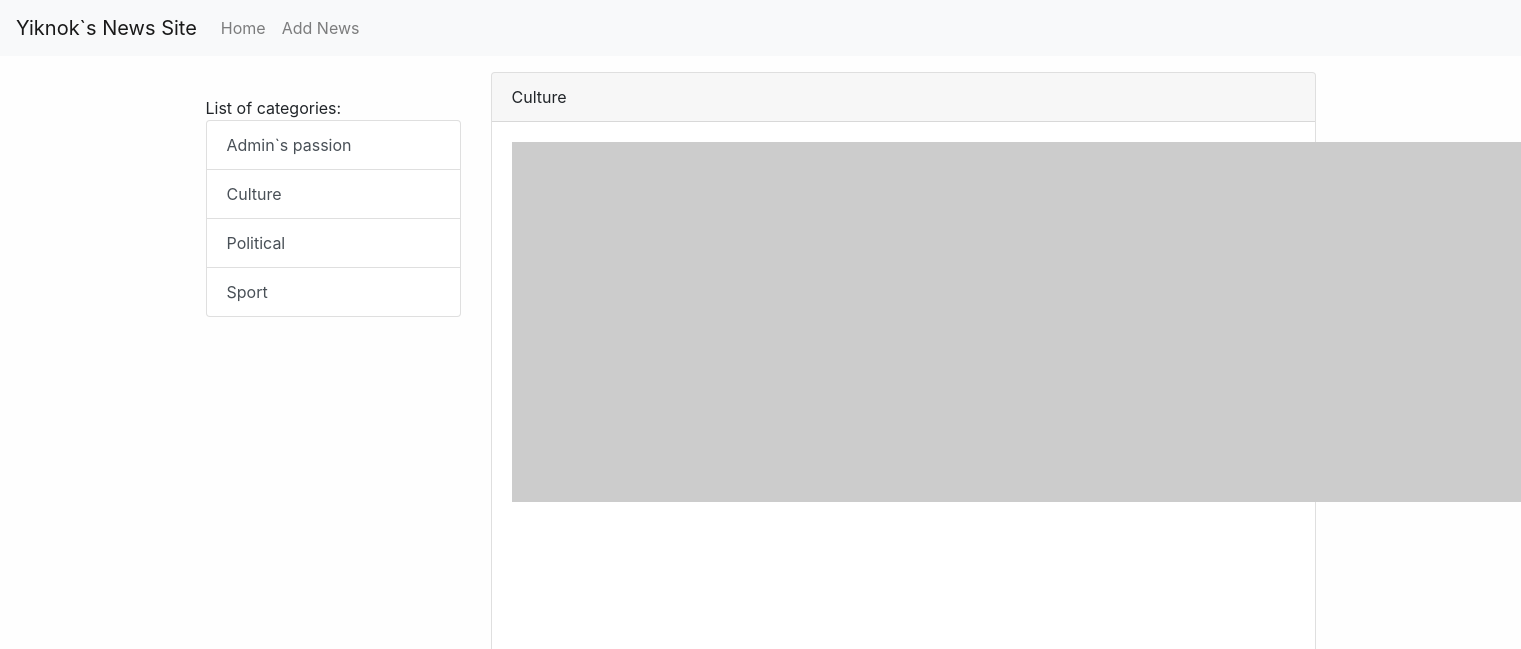
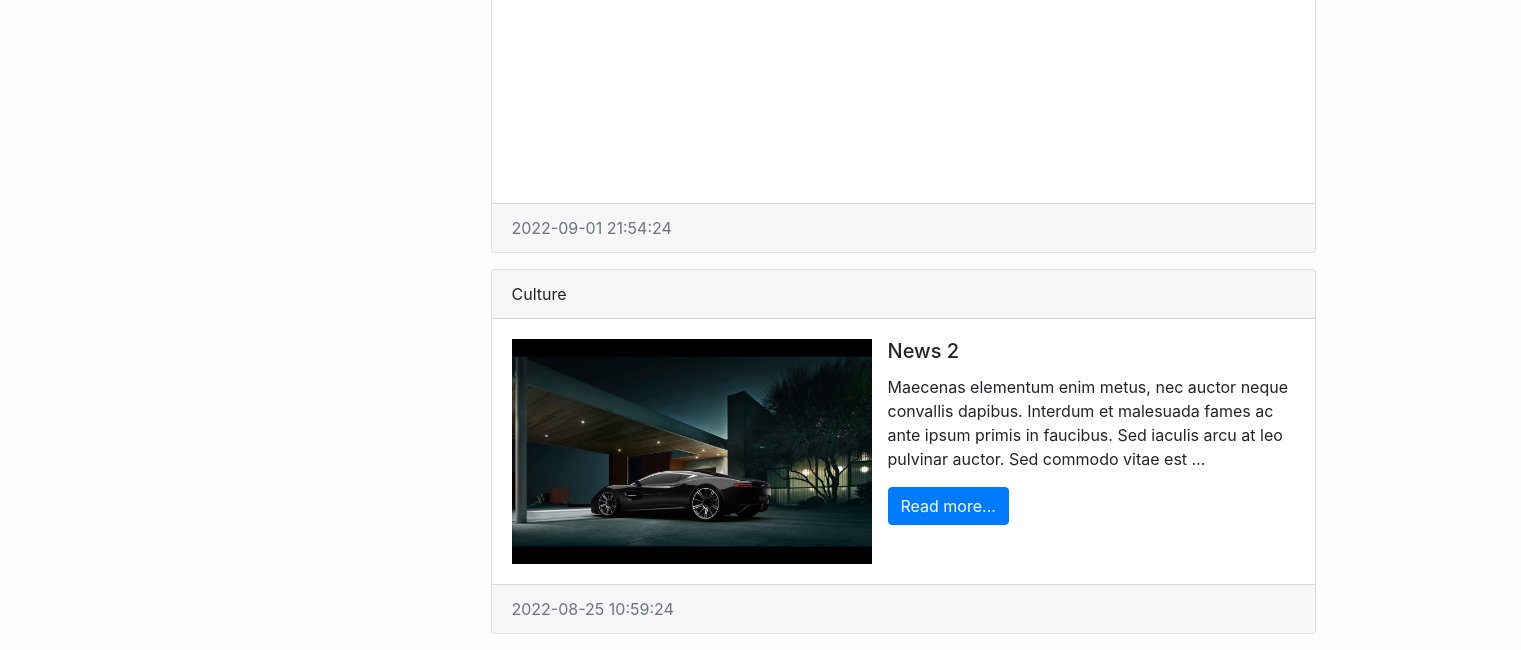
Page /category/3/ on the earlier database version (2 pictures, top to bottom).
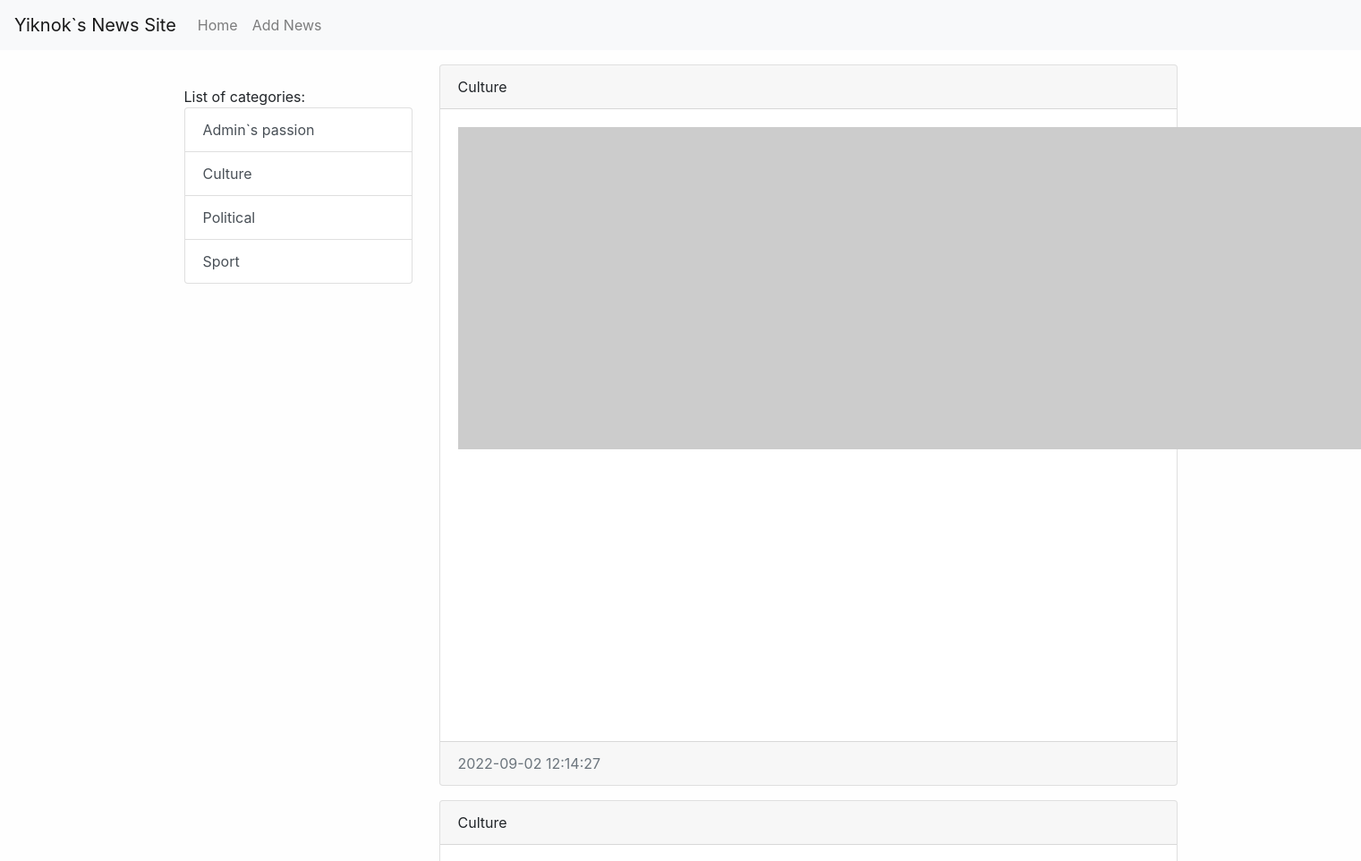
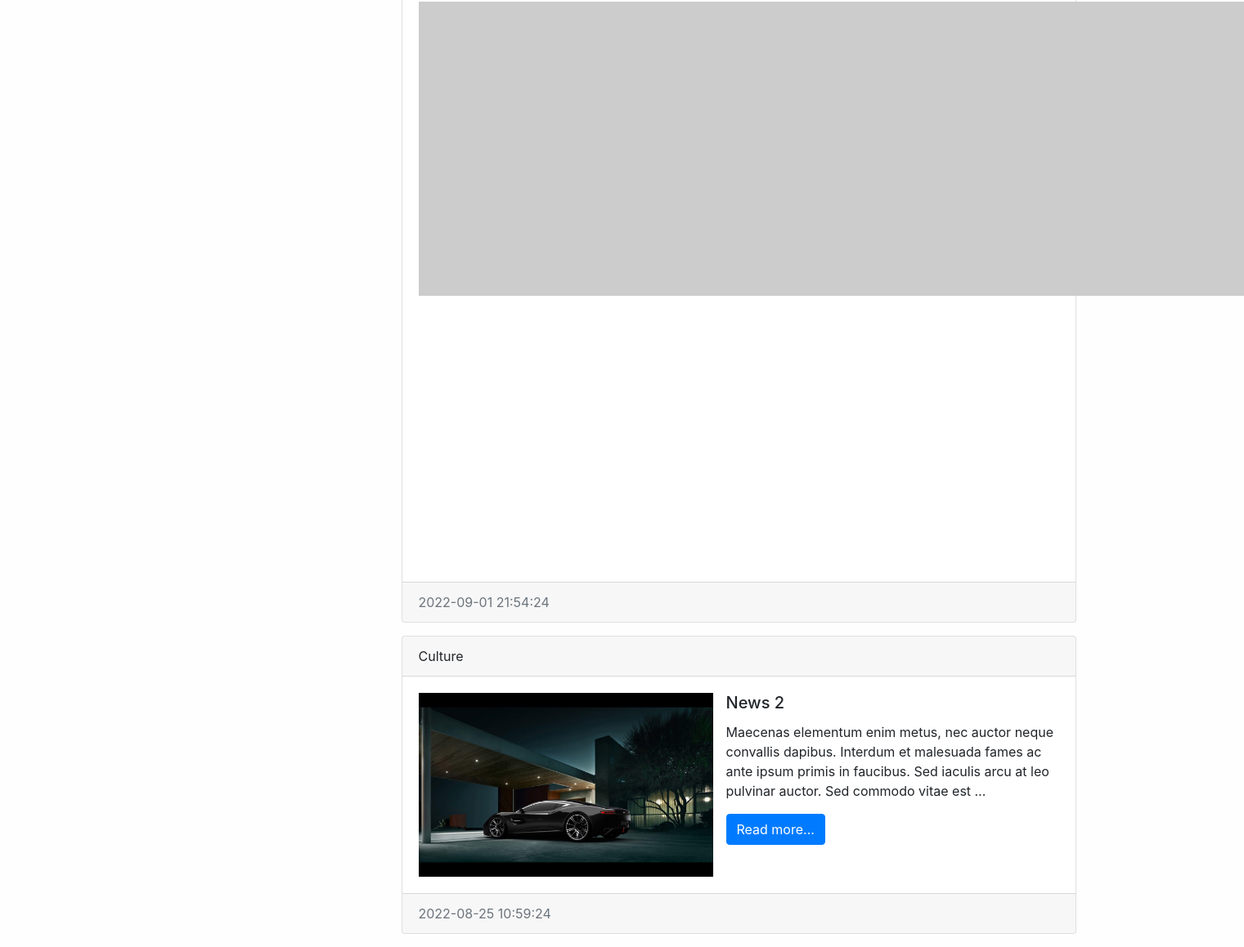
Same page on the later database version (2 pictures, top to bottom).
### news/models.py (models this page shows, shortened)
class Category(models.Model):
    title = models.CharField(max_length=150, db_index=True, verbose_name='Category title')
    def get_absolute_url(self):
        return reverse('category',kwargs={'category_id':self.pk})
    class Meta:
        verbose_name = 'Category'
        verbose_name_plural = 'Categories'
        ordering = ['title']

class News(models.Model):
    title = models.CharField(max_length=150, verbose_name='News Title')
    content = models.TextField(blank=True, verbose_name='News Content')
    created_at = models.DateTimeField(auto_now_add=True, verbose_name='Created At:')
    updated_at = models.DateTimeField(auto_now=True, verbose_name='Last Update:')
    photo = models.ImageField(upload_to='photos/%Y/%m/%d', blank=True, verbose_name='Photo')
    is_published=models.BooleanField(default=True,verbose_name='Published')
    category = models.ForeignKey('Category', on_delete=models.PROTECT, verbose_name='News Category')
    def get_absolute_url(self):
        return reverse('view_news',kwargs={'news_id':self.pk})
    class Meta:
        verbose_name = 'News'
        verbose_name_plural = 'News'
        ordering = ['-created_at']

### news/views.py (the view)
# urls.py: path('category/<int:category_id>/', get_category, name='category'),
def get_category(request, category_id):
    news = News.objects.filter(category_id=category_id)
    category = Category.objects.get(pk=category_id)
    return render(request, 'news/category.html', {'news': news, 'category': category})

### news/templatetags/news_tags.py (called while the page is built)
@register.simple_tag()
def get_categories():
    return Category.objects.all()

@register.inclusion_tag('news/list_categories.html')
def show_categories(arg1,arg2):
    categories=Category.objects.all()
    return {'categories':categories,'arg1':arg1,'arg2':arg2}

### news/templates/news/category.html (shortened to what this page needs)
{%extends 'base.html'%}
{%block sidebar%}
{%include 'inc/_sidebar.html'%}
{%endblock%}
{%block content%}
{% for item in news%}
<div class="card mb-3">
    <div class="card-header">
        {{item.category.title}}
    </div>
    <div class="card-body">
        <div class="media">
            {%if item.photo%}
            <img src="{{item.photo.url}}" width="360" class="mr-3">
            {%else%}
            <img src="https://picsum.photos/id/1060/360/205?blur=2" class="mr-3">
            {%endif%}
            <div class="media-body">
                <h5 class="card-title">{{item.title}}</h5>
                <p class="card-text">{{item.content|truncatewords:30}}</p>
                <a href="{{item.get_absolute_url}}" class="btn btn-primary">Read more...</a>
            </div>
        </div>
    </div>
    <div class="card-footer text-muted">
        {{item.created_at | date:'Y-m-d H:i:s'}}
    </div>
</div>
{%endfor%}
{%endblock%}

### templates/base.html (shortened to what this page needs)
<!doctype html>
{%load static%}
<html lang="en">
<head>
    <link rel="stylesheet" href="{% static 'bootstrap/css/bootstrap.min.css' %}">
    <link rel="stylesheet" href="{% static 'css/style.css' %}">
</head>
<body>
{%include 'inc/_nav.html'%}
<div class="container mt-3">
    <div class="row">
        <div class="col-md-3">
            {%block sidebar%} {%endblock%}
        </div>
        <div class="col-md-9">
            {%block content%} {%endblock%}
        </div>
    </div>
</div>
</body>
</html>

### templates/inc/_nav.html (shortened to what this page needs)
<nav class="navbar navbar-expand-lg navbar-light bg-light">
    <a class="navbar-brand" href="{%url 'home'%}">Yiknok`s News Site</a>
    <div class="collapse navbar-collapse" id="navbarSupportedContent">
        <ul class="navbar-nav mr-auto">
            <li class="nav-item"><a class="nav-link" href="{%url 'home'%}">Home </a></li>
            <li class="nav-item"><a class="nav-link" href="{%url 'add_news'%}">Add News </a></li>
        </ul>
    </div>
</nav>

### templates/inc/_sidebar.html (shortened to what this page needs)
<!--{%load news_tags%}
    {%get_categories as categories%}
<br>
{%show_categories arg1='List of' arg2='categories:'%}

### news/templates/news/list_categories.html
<div class="list-group">
    {{arg1}} {{arg2}}
    {%for item in categories%}
    <a href="{{item.get_absolute_url}}" class="list-group-item list-group-item-action">{{item.title}}</a>
    {%endfor%}
</div>

### djangoPractice/static/css/style.css (style rules this page uses)
body { background-color : #fefefe; }

Differences in the rows shown:
added News: category "Culture", created_at "2022-09-02 12:14:27"
